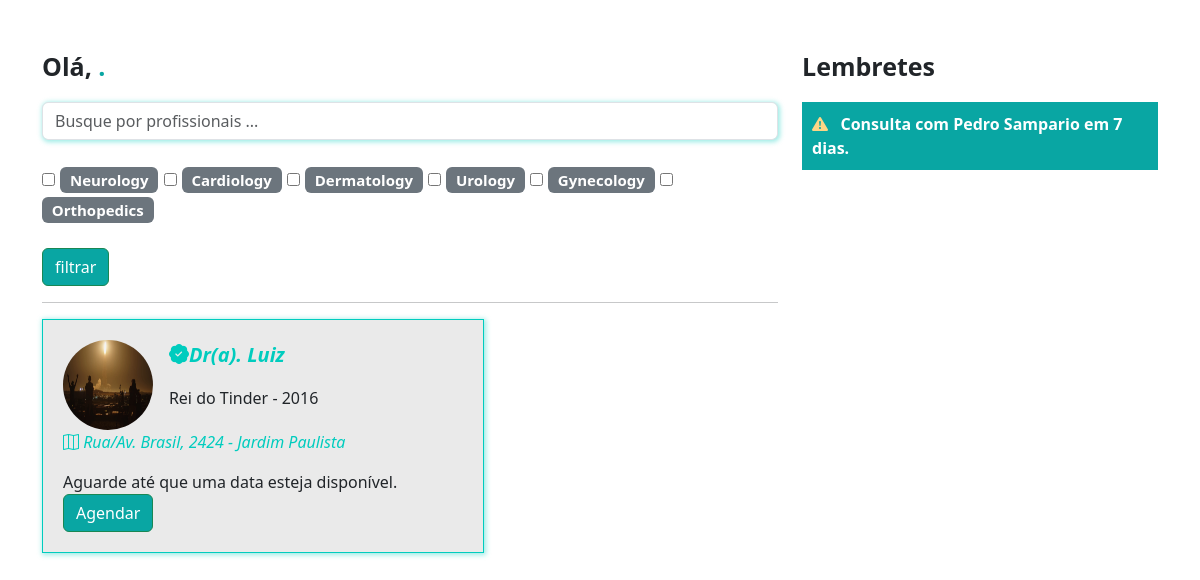
/pacients/home/, run on an earlier commit of the app's database.
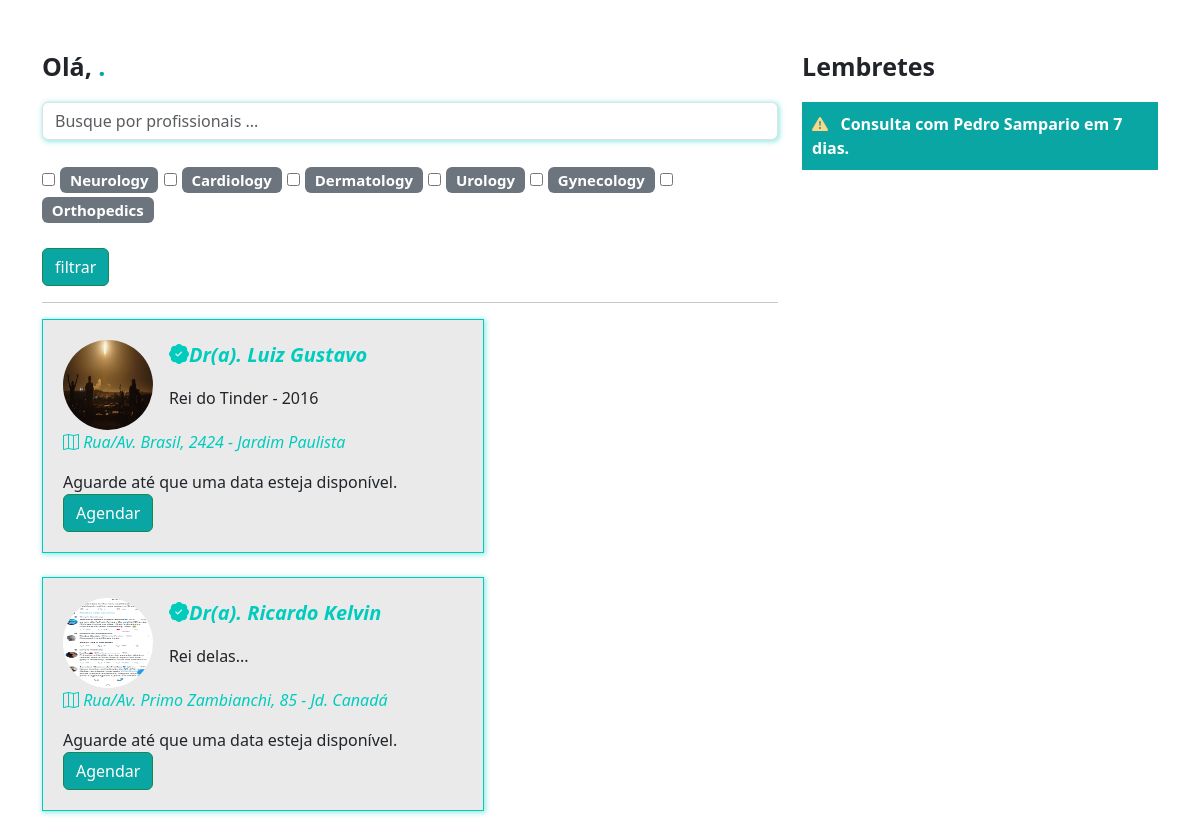
And on a later commit of the database.
### doctors/models.py (models this page shows, shortened)
class Specialties(models.Model):
    specialty = models.CharField(max_length=100)

class DoctorsData(models.Model):
    crm = models.CharField(max_length=10)
    name = models.CharField(max_length=60)
    street = models.CharField(max_length=50)
    region = models.CharField(max_length=25)
    number = models.IntegerField()
    acode = models.CharField(max_length=11)
    registration = models.ImageField(upload_to='registration')
    medical_registration = models.ImageField(upload_to='medical_registration')
    profile_picture = models.ImageField(upload_to='profile_picture')
    description = models.TextField()
    service_price = models.FloatField(default=100)
    user = models.ForeignKey(User, on_delete=models.DO_NOTHING)
    specialty = models.ForeignKey(Specialties, on_delete=models.DO_NOTHING)

### pacients/views.py (the view)
# urls.py: path('home/', views.home, name="home"),
def home(request):
    if request.method == "GET":
        doctors_filter = request.GET.get('doctor_name')
        specialties_filter = request.GET.get('specialties')
        doctors = DoctorsData.objects.all()
        if doctors_filter:
            doctors = doctors.filter(name__icontains=doctors_filter)
        if specialties_filter:
            doctors = doctors.filter(specialties_id=specialties_filter)
        specialties = Specialties.objects.all()
        return render(request, 'home.html', {'doctors': doctors, 'specialties': specialties})

### pacients/templates/home.html (shortened to what this page needs)
{% extends "base.html" %}
{% load static %}
{% block 'head' %}
    <link rel="stylesheet" href="{% static 'doctors/css/schedule_opener.css' %}">
    <link rel="stylesheet" href="{% static 'users/css/users.css' %}">
    <link rel="stylesheet" href="{% static 'doctors/css/doctors_registration.css' %}">
    <link rel="stylesheet" href="{% static 'pacients/css/home.css' %}">
    <link rel="stylesheet" href="https://cdn.jsdelivr.net/npm/bootstrap-icons@1.11.3/font/bootstrap-icons.min.css">
{% endblock 'head' %}
{% block 'body' %}
<br><br>
<div class="container">
    <div class="row">
        <div class="col-md-8">
            <p style="font-size: 25px" class="p-bold">Olá, <span class="color-dark">{{request.user.username}}.</span></p>
            <form action="{% url 'home' %}" post="GET">{% csrf_token %}
                <input type="text" class="form-control shadow-main-color" placeholder="Busque por profissionais ..." name="doctor_name">
                <br>
                <div class="especialidades">
                    {% for specialty in specialties %}
                    <input type="checkbox" name="especialidades" value="{{specialty.id}}">
                    <span class="badge bg-secondary">
                        {{specialty.specialty}}
                    </span>
                    {% endfor %}
                </div>
                <br>
                <input type="submit" value="filtrar" class="btn btn-success btn-dark-color">
            </form>
            <hr>
            <div class="list-medicos">
                {% for doctor in doctors %}
                <div class="card-medicos shadow-main-color">
                    <div class="row">
                        <div class="col-md-3"><img src="{{doctor.profile_picture.url}}" class="foto-perfil-card" alt=""></div>
                        <div class="col-md">
                            <p style="font-size: 20px" class="p-bold"><i class="bi bi-patch-check-fill icon-main">Dr(a). {{doctor.name}}</i></p>
                            <p>{{doctor.description}}</p>
                        </div>
                    </div>
                    <p><i class="bi bi-map icon-main"> Rua/Av. {{doctor.street}}, {{doctor.number}} - {{doctor.region}}</i>&nbsp&nbsp</p>
                    {% if doctor.available %}
                    <p><i class="bi bi-calendar2-week icon-main"> Proxima data: {{doctor.available}}</i>&nbsp&nbsp
                    {% else %}
                        Aguarde até que uma data esteja disponível.
                    {% endif %}
                    <a href="#" class="btn btn-success btn-dark-color">Agendar</a>
                </div>
                <br>
                {% endfor %}
            </div>
        </div>
        <div class="col-md-4">
            <p style="font-size: 25px" class="p-bold">Lembretes</p>
            <p class="bg-main-lembrete">
                <span class="p-bold"><i class="bi bi-exclamation-triangle-fill icon-differential"></i>&nbsp&nbsp Consulta com Pedro Sampario em 7 dias.</span>
            </p>
        </div>
    </div>
</div>
{% endblock 'body' %}

What changed in the data, as far as the page shows it:
changed DoctorsData "Brasil": name "Luiz" → "Luiz Gustavo"
added DoctorsData: profile_picture (picture), name "Ricardo Kelvin", description "Rei delas...", street "Primo Zambianchi", number "85", region "Jd. Canadá"
